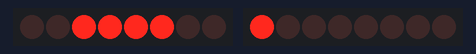
The sketch below on a simulated Arduino Uno, built with avr-gcc and run on an emulated ATmega328P. On the bench: 2 × 8 shift-register outputs drawn as a row of LEDs (first output left, lit = HIGH). Wiring (inferred from the names in the program): shift register (74HC595): data pin 3; shift clock pin 5; latch pin 4. Wiring (inferred from the signals the program sends): row of LEDs: on Q0, Q1, Q2, Q3, Q4, Q5, Q6, Q7.

Above: at 0.05 s.
At 0.35 s:
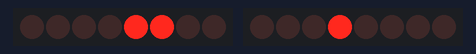
At 0.75 s:
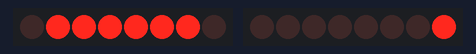
At 1.45 s:
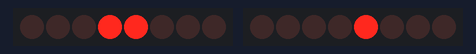
At 2.15 s:
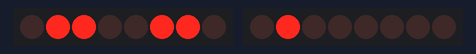
At 2.85 s:
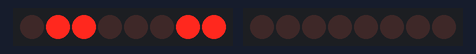
Timing chart, 0 to 3.1 s (numbered marks = the images above):
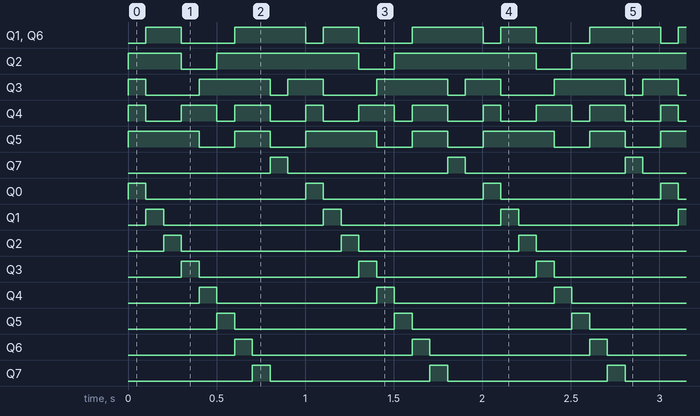

The sketch:

matran.ino
```cpp
#define _data_cot 3
#define _data_hang 2

#define _clock_hang 6
#define _clock_cot 5

#define _latch 4
byte chu[][8] = {
  {0x3C,0x66,0x66,0x0C,0x18,0x30,0x7E,0x7E},//2

};
byte cot = 0b10000000;
void setup() {
  Serial.begin(9600);
  pinMode(_latch,OUTPUT);//RCLK

  pinMode(_data_hang,OUTPUT);//SER hang
  pinMode(_clock_hang,OUTPUT);//SRCLK hang

  pinMode(_clock_cot,OUTPUT);//SRCLK cot
  pinMode(_data_cot,OUTPUT);//SER cot

}
void loop() {
  for(int i = 0;i<10;i++){
  digitalWrite(_latch,LOW);
  shiftOut(_data_hang,_clock_hang,LSBFIRST,cot >> i);// hang 8 - hang 1
  shiftOut(_data_cot,_clock_cot,LSBFIRST,chu[0][i]);// cot 8 - cot 1
  digitalWrite(_latch,HIGH);
  delay(100);
 }
}
```

Measured:
- by itself, Q1, Q3, Q6: repeats every 1.0 s: LOW 0.30 s, HIGH 0.40 s, LOW 0.10 s, HIGH 0.20 s
- by itself, Q2: repeats every 1.0 s: LOW 0.20 s, HIGH 0.80 s
- by itself, Q4: repeats every 1.0 s: LOW 0.20 s, HIGH 0.20 s, LOW 0.10 s, HIGH 0.20 s, LOW 0.20 s, HIGH 0.10 s
- by itself, Q5: repeats every 1.0 s: LOW 0.20 s, HIGH 0.20 s, LOW 0.20 s, HIGH 0.40 s
- by itself, Q7, Q0–7: alternates HIGH for 0.10 s and LOW for 0.90 s
